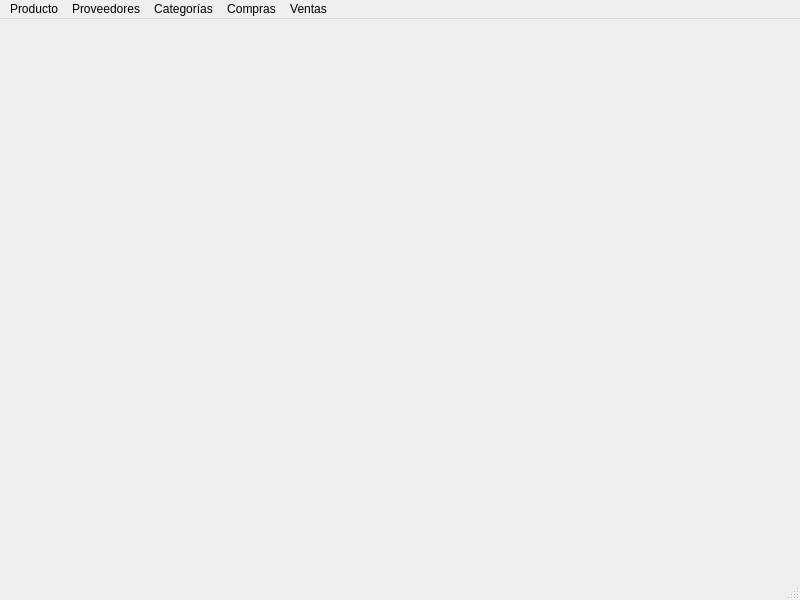
<?xml version="1.0" encoding="UTF-8"?>
<ui version="4.0">
 <class>MainWindow</class>
 <widget class="QMainWindow" name="MainWindow">
  <property name="geometry">
   <rect>
    <x>0</x>
    <y>0</y>
    <width>800</width>
    <height>600</height>
   </rect>
  </property>
  <property name="windowTitle">
   <string>MainWindow</string>
  </property>
  <widget class="QWidget" name="centralwidget"/>
  <widget class="QMenuBar" name="menubar">
   <property name="geometry">
    <rect>
     <x>0</x>
     <y>0</y>
     <width>800</width>
     <height>19</height>
    </rect>
   </property>
   <widget class="QMenu" name="menuProducto">
    <property name="title">
     <string>Producto</string>
    </property>
    <addaction name="actionAlta_de_producto"/>
    <addaction name="actionBaja_de_producto"/>
    <addaction name="actionModificar_producto"/>
    <addaction name="actionListar_todos_los_productos"/>
    <addaction name="actionBuscar_productos"/>
   </widget>
   <widget class="QMenu" name="menuProveedores">
    <property name="title">
     <string>Proveedores</string>
    </property>
    <addaction name="actionAlta_de_Proveedores"/>
    <addaction name="actionModificar_datos_proveedor"/>
    <addaction name="actionBaja_de_proveedores"/>
    <addaction name="actionListar_Proveeedores"/>
    <addaction name="actionBuscar_Proveedores"/>
   </widget>
   <widget class="QMenu" name="menuCategor_as">
    <property name="title">
     <string>Categorías</string>
    </property>
    <addaction name="actionAlta_Categor_a_de_Producto"/>
    <addaction name="actionModificar_categor_a_de_MOducto"/>
    <addaction name="actionBaja_de_Categor_a_de_Producto"/>
    <addaction name="actionListar_Categor_as"/>
   </widget>
   <widget class="QMenu" name="menuCompras">
    <property name="title">
     <string>Compras</string>
    </property>
    <addaction name="actionIngreso_de_Mercader_a"/>
   </widget>
   <widget class="QMenu" name="menuVentas">
    <property name="title">
     <string>Ventas</string>
    </property>
   </widget>
   <addaction name="menuProducto"/>
   <addaction name="menuProveedores"/>
   <addaction name="menuCategor_as"/>
   <addaction name="menuCompras"/>
   <addaction name="menuVentas"/>
  </widget>
  <widget class="QStatusBar" name="statusbar"/>
  <action name="actionAlta_de_producto">
   <property name="text">
    <string>Alta de Producto</string>
   </property>
  </action>
  <action name="actionBaja_de_producto">
   <property name="text">
    <string>Baja de Producto</string>
   </property>
  </action>
  <action name="actionListar_todos_los_productos">
   <property name="text">
    <string>Listar Productos</string>
   </property>
  </action>
  <action name="actionBuscar_productos">
   <property name="text">
    <string>Buscar productos</string>
   </property>
  </action>
  <action name="actionAlta_de_Proveedores">
   <property name="text">
    <string>Alta de Proveedores</string>
   </property>
  </action>
  <action name="actionBaja_de_proveedores">
   <property name="text">
    <string>Baja de Proveedores</string>
   </property>
  </action>
  <action name="actionListar_Proveeedores">
   <property name="text">
    <string>Listar Proveeedores</string>
   </property>
  </action>
  <action name="actionBuscar_Proveedores">
   <property name="text">
    <string>Buscar Proveedores</string>
   </property>
  </action>
  <action name="actionModificar_producto">
   <property name="text">
    <string>Modificar Producto</string>
   </property>
  </action>
  <action name="actionModificar_datos_proveedor">
   <property name="text">
    <string>Modificar datos proveedor</string>
   </property>
  </action>
  <action name="actionAlta_Categor_a_de_Producto">
   <property name="text">
    <string>Alta Categoría de Producto</string>
   </property>
  </action>
  <action name="actionModificar_categor_a_de_MOducto">
   <property name="text">
    <string>Modificar Categoría de Producto</string>
   </property>
  </action>
  <action name="actionBaja_de_Categor_a_de_Producto">
   <property name="text">
    <string>Baja de Categoría de Producto </string>
   </property>
  </action>
  <action name="actionListar_Categor_as">
   <property name="text">
    <string>Listar Categorías</string>
   </property>
  </action>
  <action name="actionIngreso_de_Mercader_a">
   <property name="text">
    <string>Ingreso de Mercadería</string>
   </property>
  </action>
 </widget>
 <resources/>
 <connections/>
</ui>
